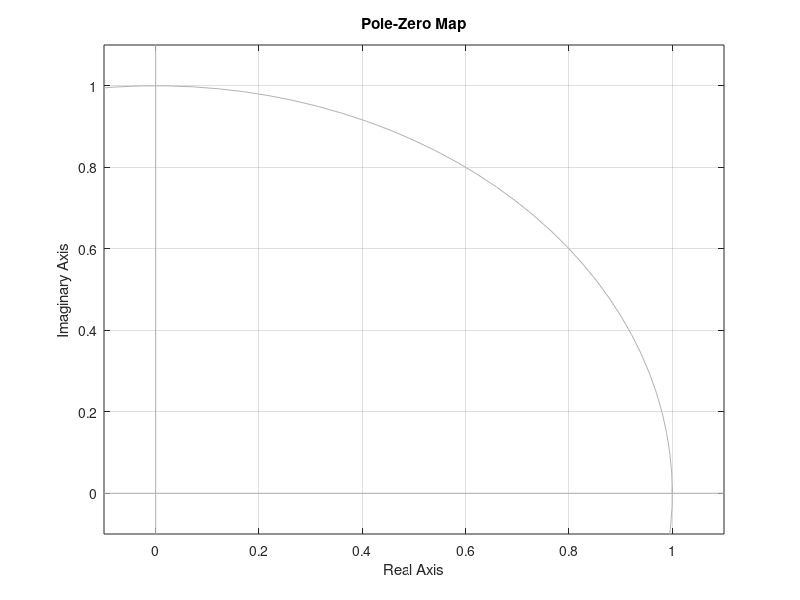

Write MATLAB code to recreate this figure. (Note: this script raises an error after producing the figure.)
fs = input(' Enter Sample frequency /Hz ');
Ts = 1/fs;
num = input(' Enter Transfer function numerator coeffs [Cn*z^-n +...+ C1*z^-1 + C0] ');
den = input(' Enter Transfer function denumerator coeffs [Cm*z^-m +...+ C1*z^-1 + C0] ');
H = tf(num, den, Ts);
% set(H,'Variable','z^-1');display(H);
[poles,zeros] = pzmap(H)
pzmap(H)